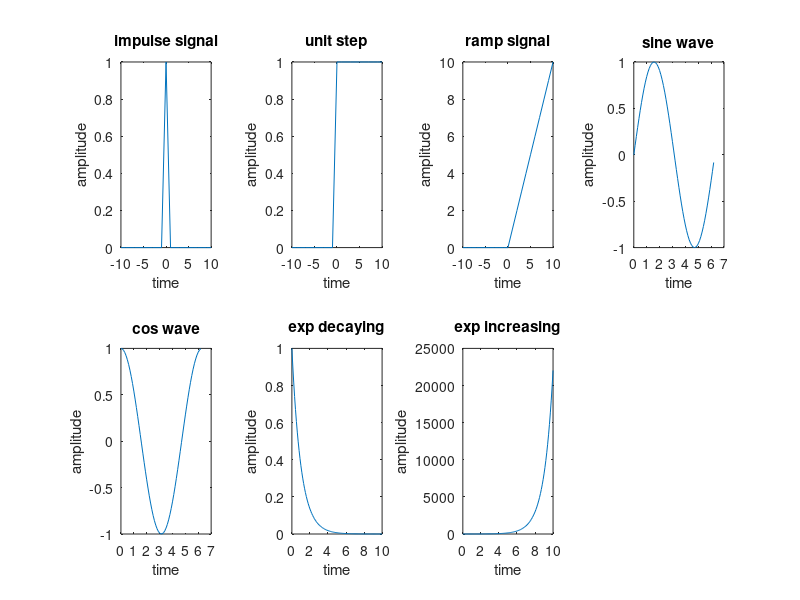

Source code (MATLAB):
clear all
clc
t = (-10:1:10);
impulse = t==0;
subplot(2,4,1);
plot(t,impulse);
xlabel('time');
ylabel('amplitude');
title('impulse signal');

unitstep = t>=0;
subplot(2,4,2);
plot(t,unitstep);
xlabel('time');
ylabel('amplitude');
title('unit step');

ramp = t.*unitstep;
subplot(2,4,3);
plot(t,ramp);
xlabel('time');
ylabel('amplitude');
title('ramp signal');

x=(0:0.1:2*3.14);
y=sin(x);
subplot(2,4,4);
plot(x,y);
xlabel('time');
ylabel('amplitude');
title('sine wave');

y=cos(x);
subplot(2,4,5);
plot(x,y);
xlabel('time');
ylabel('amplitude');
title('cos wave');

t=[0:0.1:10];
x=exp(-t);
subplot(2,4,6);
plot(t,x);
xlabel('time');
ylabel('amplitude');
title('exp decaying');

x=exp(t);
subplot(2,4,7);
plot(t,x);
xlabel('time');
ylabel('amplitude');
title('exp increasing');
